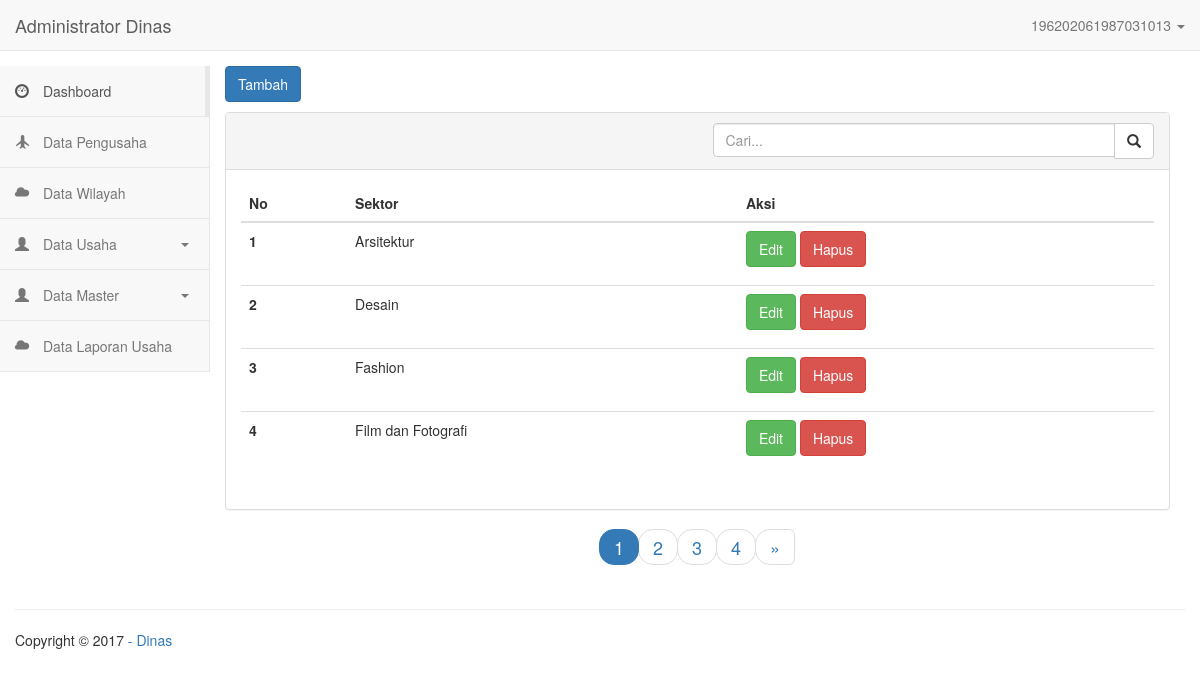
Page /admin/data_sektor.php (signed in) on the committed database.
### tables this page shows
CREATE TABLE `data_sektorusaha` (
  `id_sektor` int(5) NOT NULL,
  `sektor_usaha` varchar(50) NOT NULL
);

### koneksi.php (called while the page is built, shortened)
<?php
class Koneksi{
    public function __construct(){
        $this->koneksi = new mysqli('localhost', 'firdamda_dinas_a', 'kmzwa8awaa12345', 'firdamda_dinas_usaha');
    }
}
?>

### class/admin_dinas.php (called while the page is built, shortened)
<?php
include_once("../koneksi.php");
class admin_dinas extends Koneksi{
  public function tampil_sektor(){
    $sql       = "SELECT * FROM data_sektorusaha ORDER BY sektor_usaha ASC";
    $eksekusi  = $this->koneksi->query($sql);
    while($data = $eksekusi->fetch_array(MYSQLI_ASSOC)){
      $hasil[] = $data;
    }
    return $hasil;
  }
}
?>

### admin/data_sektor.php (the view, shortened to what this page needs)
<?php
include "../class/admin_dinas.php";
$admin_dinas = new admin_dinas();
?>
<!DOCTYPE html>
<html>
  <head>
    <?php include "pages/header.php"; ?>
  </head>
  <body>
    <?php include "pages/navigation.php"; ?>
      <div class="container-fluid main-container">
      		<?php include "pages/sidebar.php"; ?>
                <?php
                if(isset($_GET['aksi'])){
                  if ($_GET['aksi'] == 'tambah_data') {
                  ?>
                  <div class="col-md-10 content">
                    <a href="data_sektor.php"><button style="margin-bottom:10px;" type="button" class="btn btn-primary"><< Kembali</button></a>
              			  <div class="panel panel-default">
                      <div class="panel-heading">
                    		<div class="row">
                          <div class="col col-xs-6">
                              <h5>Tambah Data sektor</h5>
                            </div>
                            <div class="col col-xs-6 text-left">
                            </div>
                        </div>
                    	</div>
                      <div class="panel-body">
                        <form class="form-horizontal" action="data_sektor.php" method="POST">
                        <fieldset>
                        <?php
                        $ang_kel = $_POST["ang_kel"];
                        if($_POST["jum_kel"]){
                          for($i=1;$i<=$ang_kel;$i++){
                        ?>
                        <div class="form-group">
                          <label class="col-md-4 control-label" for="sektor">Sektor</label>
                          <div class="col-md-5">
                            <input name="sektor[]" placeholder="Masukan data sektor" type="text" class="form-control input-md" required="">
                          </div>
                        </div>
                        <?php
                          }
                        }
                        ?>
                        <div class="form-group">
                          <label class="col-md-4 control-label" for="LVR"></label>
                          <div class="col-md-5">
                          <input style="margin-bottom:10px;" type="submit" class="btn btn-primary" value="Simpan" name="tambah_data" />
                          </div>
                        </div>
                        </fieldset>
                        </form>
                      </div>
                    <?php
                  }if($_GET['aksi'] == 'edit_data') {
                    $id_sektor = $_GET["id_sektor"];
                    foreach($admin_dinas->tampil_sektor_byid($id_sektor) as $data){
                    ?>
                    <div class="col-md-10 content">
                      <a href="data_sektor.php"><button style="margin-bottom:10px;" type="button" class="btn btn-primary"><< Kembali</button></a>
                        <div class="panel panel-default">
                        <div class="panel-heading">
                          <div class="row">
                            <div class="col col-xs-6">
                                <h5>Edit Data sektor</h5>
                              </div>
                              <div class="col col-xs-6 text-left">
                              </div>
                          </div>
                        </div>
                        <div class="panel-body">
                          <form class="form-horizontal" action="data_sektor.php" method="POST">
                          <fieldset>
                          <div class="form-group">
                            <label class="col-md-4 control-label" for="sektor">Sektor</label>
                            <div class="col-md-5">
                              <input name="id_sektor" value="<?php echo $id_sektor; ?>" type="hidden" class="form-control input-md" required="">
                              <input name="sektor_usaha" value="<?php echo $data['sektor_usaha']; ?>" type="text" class="form-control input-md" required="">
                            </div>
                          </div>
                          <div class="form-group">
                            <label class="col-md-4 control-label" for="LVR"></label>
                            <div class="col-md-5">
                            <input style="margin-bottom:10px;" type="submit" class="btn btn-primary" value="Simpan" name="edit_data" />
                            </div>
                          </div>
                          </fieldset>
                          </form>
                        </div>
                    <?php
                        }
                      }if($_GET['aksi'] == 'hapus_data'){
                        $id_sektor = $_GET["id_sektor"];
                        $cek         = $admin_dinas->hapus_sektor($id_sektor);
                        if($cek){
                          echo '<script>alert("data berhasil dihapus");</script>';
                          echo '<meta http-equiv="refresh" content="0; url=data_sektor.php"';
                        }else{
                          echo '<script>alert("data gagal dihapus");</script>';
                        }
                      }
                    }else{
                    ?>
                      <div class="col-md-10 content">
                        <a data-toggle="modal" href="#modalKec"><button style="margin-bottom:10px;" type="button" class="btn btn-primary">Tambah</button></a>
                  			  <div class="panel panel-default">
                            <div class="panel-heading">
                          		<div class="row">
                                <div class="col col-xs-6">
                                  </div>
                                  <div class="col col-xs-6 text-right">
                                    <form action="#" method="get">
                                        <div class="input-group">
                                            <input class="form-control" id="system-search" name="q" placeholder="Cari..." required>
                                            <span class="input-group-btn">
                                                <button type="submit" class="btn btn-default"><i class="glyphicon glyphicon-search"></i></button>
                                            </span>
                                        </div>
                                    </form>
                                  </div>
                              </div>
                          	</div>
                          	<div class="panel-body">
                              <table class="table table-list-search">
                                <thead>
                                  <tr>
                                    <th>No</th>
                                    <th>Sektor</th>
                                    <th>Aksi</th>
                                  </tr>
                                </thead>
                                <tbody id="myTable">
                                  <?php
                                  $no = 1;
                                  foreach($admin_dinas->tampil_sektor() as $data){
                                  ?>
                                  <tr>
                                    <th scope="row"><?php echo $no; ?></th>
                                    <td><?php echo $data['sektor_usaha']; ?></td>
                                    <td>
                                      <a href="data_sektor.php?aksi=edit_data&id_sektor=<?php echo $data['id_sektor']; ?>"><button style="margin-bottom:10px;" type="button" class="btn btn-success">Edit</button></a>
                                      <a href="data_sektor.php?aksi=hapus_data&id_sektor=<?php echo $data['id_sektor']; ?>"><button style="margin-bottom:10px;" type="button" class="btn btn-danger">Hapus</button></a>
                                    </td>
                                  </tr>
                                  <?php
                                  $no++;
                                  }
                                  ?>
                                </tbody>
                              </table>
                          	</div>
                            <?php
                            }
                            ?>
                            <div class="col-md-12 text-center">
                              <ul class="pagination pagination-lg pager" id="myPager"></ul>
                            </div>
                          </div>
                      </div>
          <?php
          include "pages/footer.php";
          ?>
  </body>
</html>

### assets/admin.css (style rules this page uses)
.btn { height: 36px; -moz-user-select: none; -webkit-user-select: none; user-select: none; cursor: default; }

### assets/style.css (style rules this page uses)
.main-container { background: #FFF; padding-top: 15px; margin-top: -20px; }

### rows in the picture
data_sektorusaha: sektor_usaha "Arsitektur"
data_sektorusaha: sektor_usaha "Desain"
data_sektorusaha: sektor_usaha "Fashion"
data_sektorusaha: sektor_usaha "Film dan Fotografi"

### other values in the picture
$_SESSION["nip"] "196202061987031013"
